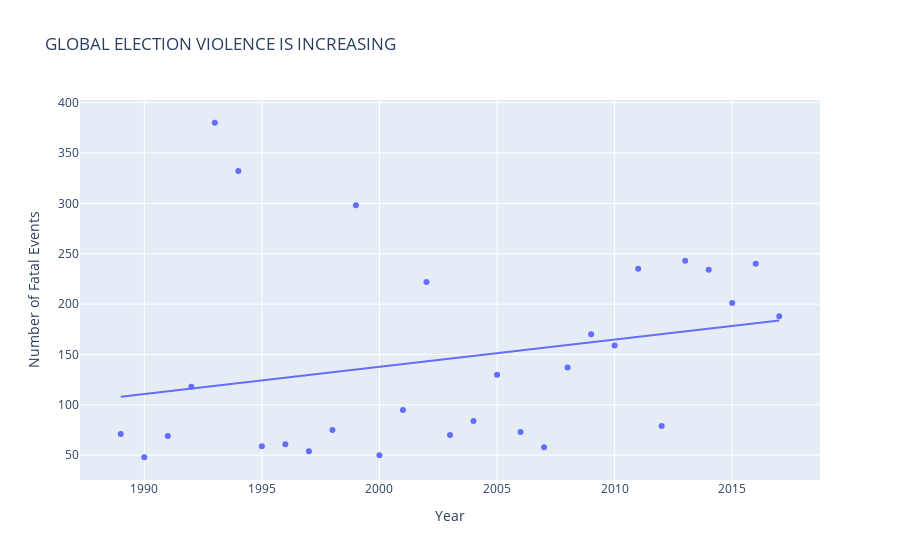

The cell this chart's notebook holds for it:
### Code cell
# election violence over time

# deco_year = deco.groupby(['']).count()['id'].reset_index()
deco_ = deco.copy()
deco_.date_start = pd.to_datetime(deco_.date_start)

deco_year = deco_.groupby(['year']).count()['id'].reset_index()


fig = px.scatter(deco_year,
          x='year',
          y='id',
          trendline='ols',
          title='GLOBAL ELECTION VIOLENCE IS INCREASING',
          labels={'id':'Number of Fatal Events', 'year':'Year'})

fig.show()

### Figure 1 — Plotly figure (JSON) as saved in the notebook; plotly's stock layout.template omitted (floating-point values rounded to 4 significant figures)
{"data": [{"hovertemplate": "Year=%{x}<br>Number of Fatal Events=%{y}<extra></extra>", "legendgroup": "", "marker": {"color": "#636efa", "symbol": "circle"}, "mode": "markers", "name": "", "orientation": "v", "showlegend": false, "type": "scatter", "x": [1989, 1990, 1991, 1992, 1993, 1994, 1995, 1996, 1997, 1998, 1999, 2000, 2001, 2002, 2003, 2004, 2005, 2006, 2007, 2008, 2009, 2010, 2011, 2012, 2013, 2014, 2015, 2016, 2017], "xaxis": "x", "y": [71, 48, 69, 118, 380, 332, 59, 61, 54, 75, 298, 50, 95, 222, 70, 84, 130, 73, 58, 137, 170, 159, 235, 79, 243, 234, 201, 240, 188], "yaxis": "y"}, {"hovertemplate": "<b>OLS trendline</b><br>id = 2.70345 * year + -5269.04<br>R<sup>2</sup>=0.060005<br><br>Year=%{x}<br>Number of Fatal Events=%{y} <b>(trend)</b><extra></extra>", "legendgroup": "", "marker": {"color": "#636efa", "symbol": "circle"}, "mode": "lines", "name": "", "showlegend": false, "type": "scatter", "x": [1989, 1990, 1991, 1992, 1993, 1994, 1995, 1996, 1997, 1998, 1999, 2000, 2001, 2002, 2003, 2004, 2005, 2006, 2007, 2008, 2009, 2010, 2011, 2012, 2013, 2014, 2015, 2016, 2017], "xaxis": "x", "y": [108.1, 110.8, 113.5, 116.2, 118.9, 121.6, 124.3, 127.0, 129.7, 132.4, 135.2, 137.9, 140.6, 143.3, 146.0, 148.7, 151.4, 154.1, 156.8, 159.5, 162.2, 164.9, 167.6, 170.3, 173, 175.7, 178.4, 181.1, 183.8], "yaxis": "y"}], "layout": {"legend": {"tracegroupgap": 0}, "title": {"text": "GLOBAL ELECTION VIOLENCE IS INCREASING"}, "xaxis": {"anchor": "y", "domain": [0, 1], "title": {"text": "Year"}}, "yaxis": {"anchor": "x", "domain": [0, 1], "title": {"text": "Number of Fatal Events"}}}}
